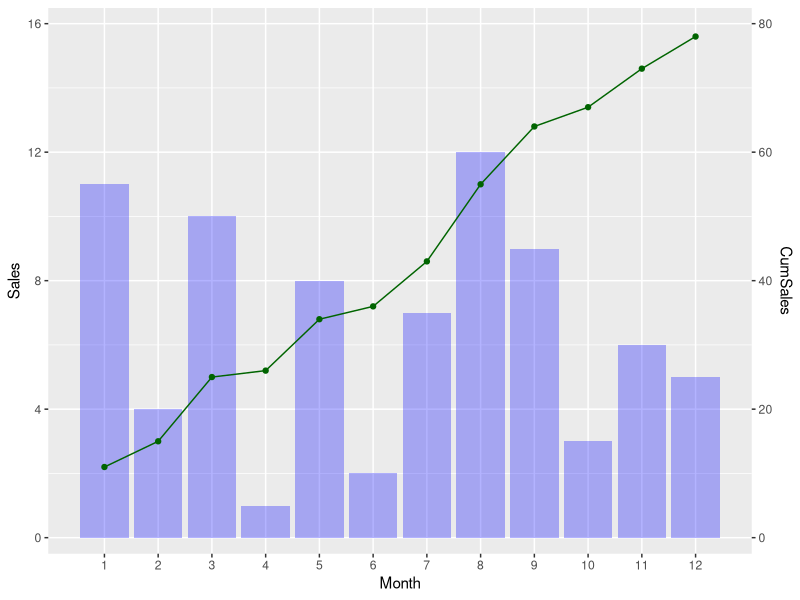
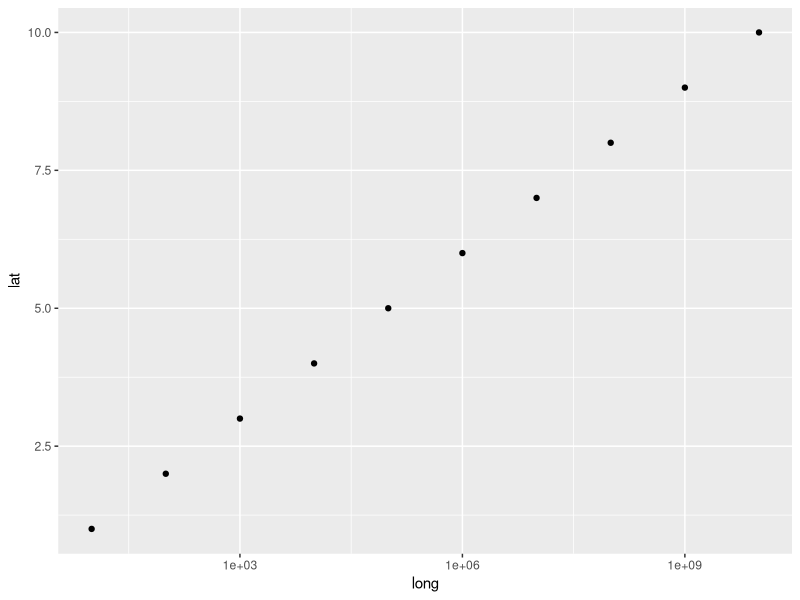
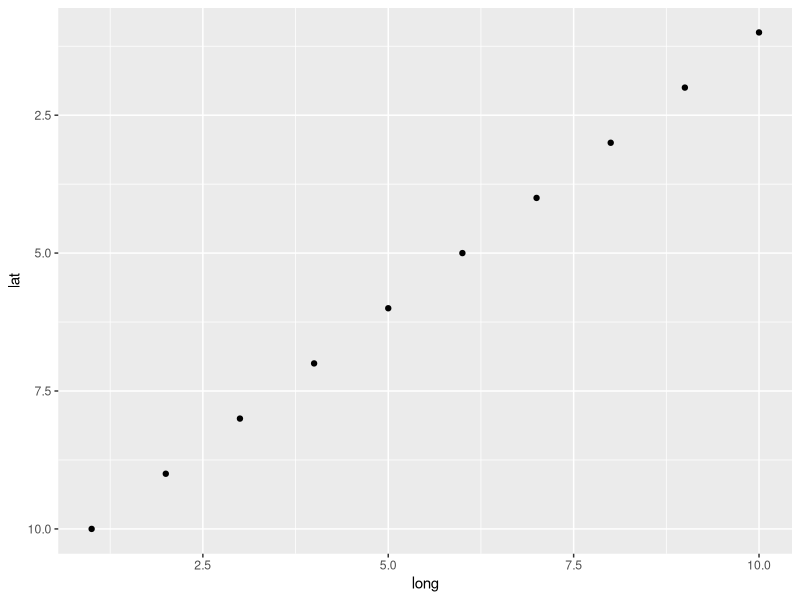
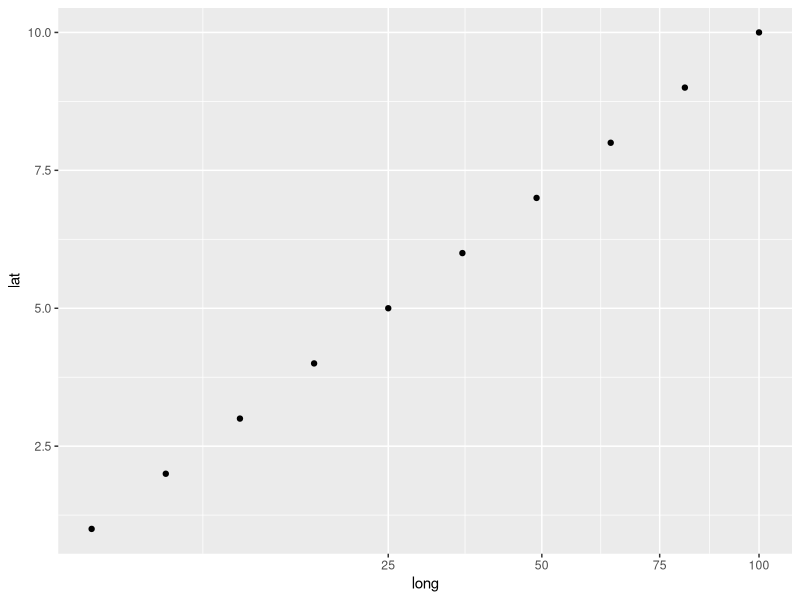
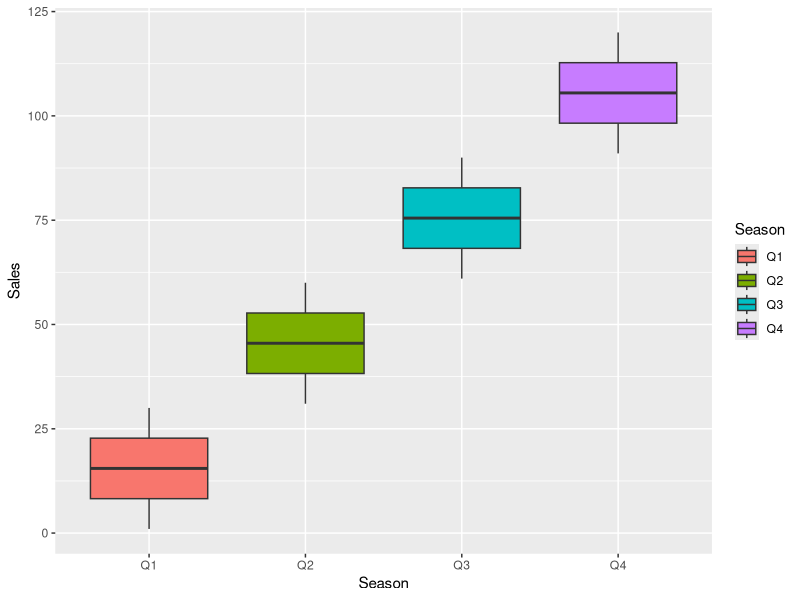
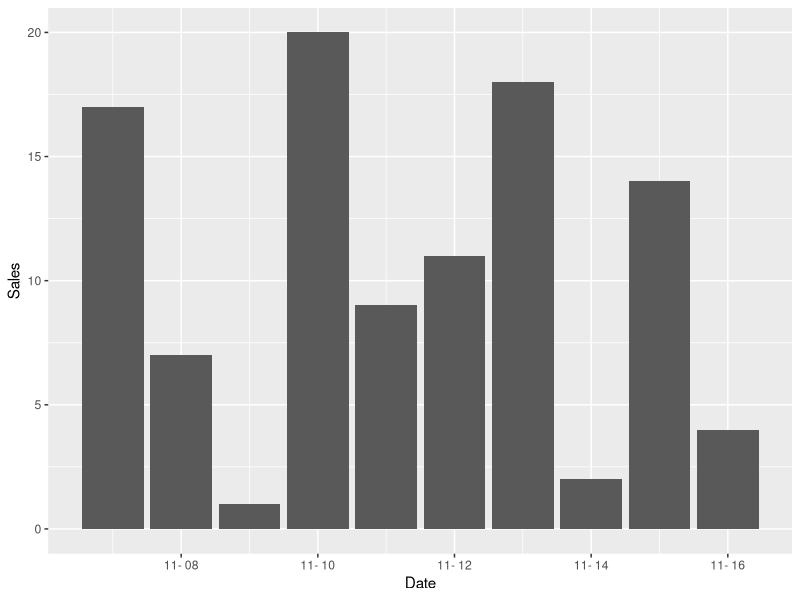

Reproduce these figures in R, in order.
## ---- chunk 1
knitr::opts_chunk$set(warning = FALSE, message = FALSE)
knitr::opts_chunk$set(fig.align = "center", out.width = "50%")
library(ggplot2)
library(dplyr)
## ---- chunk 2
dat <- tibble(
  Month = c(1:12), 
  Sales = sample(1:12),
  CumSales = cumsum(Sales)
)
ggplot(dat, aes(Month, Sales)) +
  geom_col(fill = "blue", alpha = 0.3) +
  geom_path(aes(Month, CumSales/5), colour = "darkgreen") +
  geom_point(aes(Month, CumSales/5), colour = "darkgreen") +
  scale_y_continuous(
    breaks = seq(0, 16, 4), minor_breaks = seq(0, 16, 2),
    expand = expansion(mult = 0, add = 0.5), limits = c(0, 16),
    sec.axis = sec_axis(trans = ~ 5*., name = "CumSales")
    ) +
  scale_x_continuous(breaks = c(1:12), minor_breaks = NULL)
## ---- chunk 3
dat <- tibble(long = 10^(1:10), lat = 1:10)
ggplot(dat, aes(long, lat)) +
  geom_point() +
  scale_x_log10()
## ---- chunk 4
dat <- tibble(long = 10:1, lat = 1:10)
ggplot(dat, aes(long, lat)) +
  geom_point() +
  scale_y_reverse()
## ---- chunk 5
dat <- tibble(long = (1:10)^2, lat = 1:10)
ggplot(dat, aes(long, lat)) +
  geom_point() +
  scale_x_sqrt()
## ---- chunk 6
dat <- tibble(
  Season = rep(c("Q1", "Q2", "Q3", "Q4", NA), each = 30),
  Sales = c(1:120, sample(1:120, 30))
)
ggplot(dat, aes(Season, Sales, fill = Season)) +
  geom_boxplot() +
  scale_x_discrete(na.translate = FALSE)
## ---- chunk 7
dat <- tibble(
  Date = Sys.Date() + 1:10,
  Sales = sample(20, 10)
)
ggplot(dat, aes(x = Date, y = Sales)) + 
  geom_col() + 
  scale_x_date(date_labels = "%m- %d")
